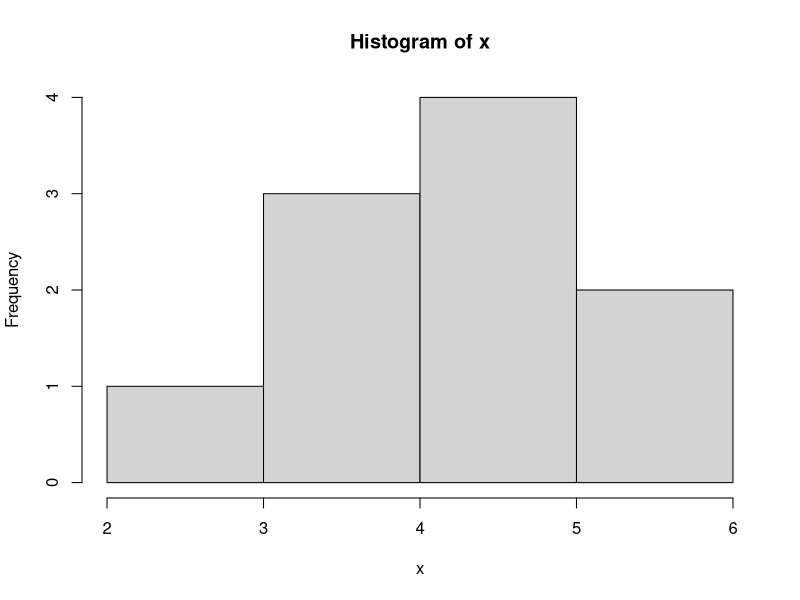
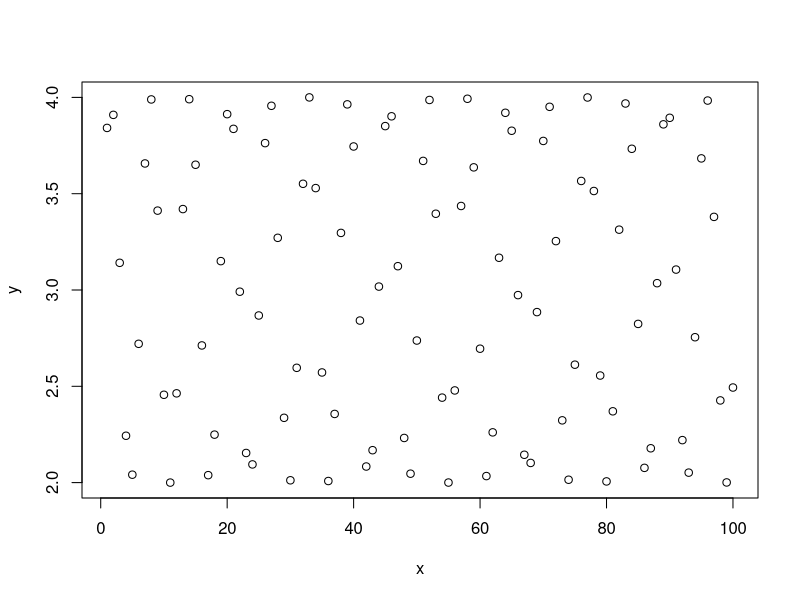
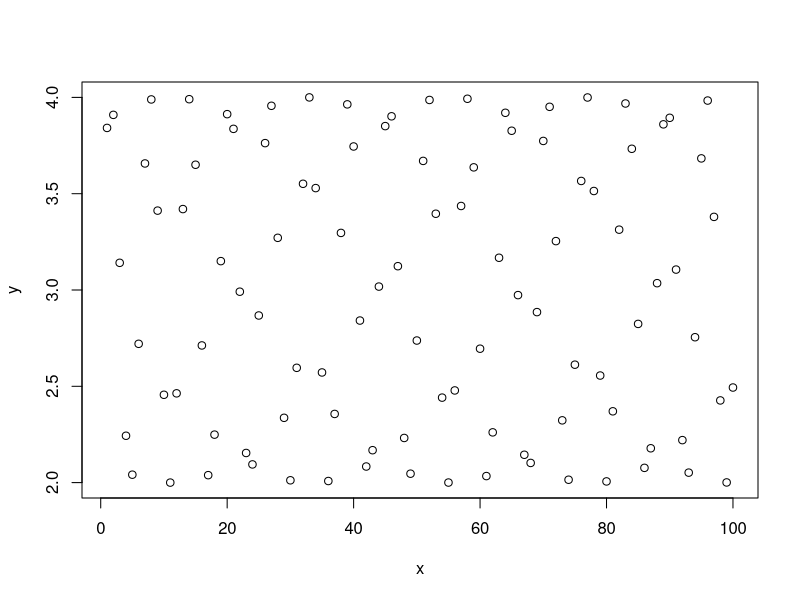
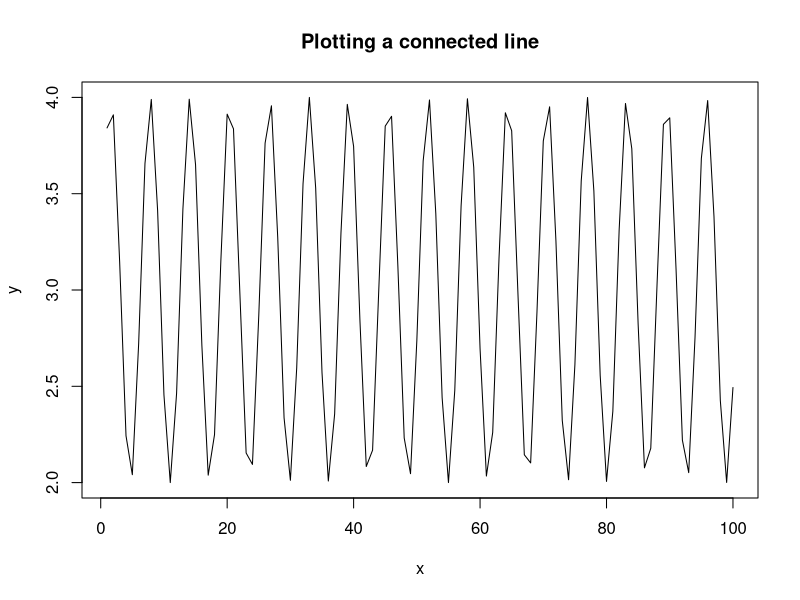
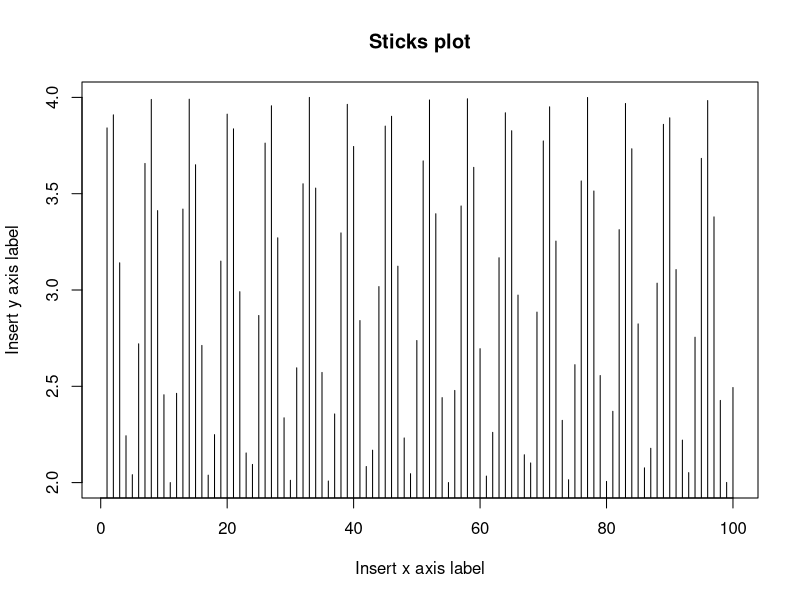
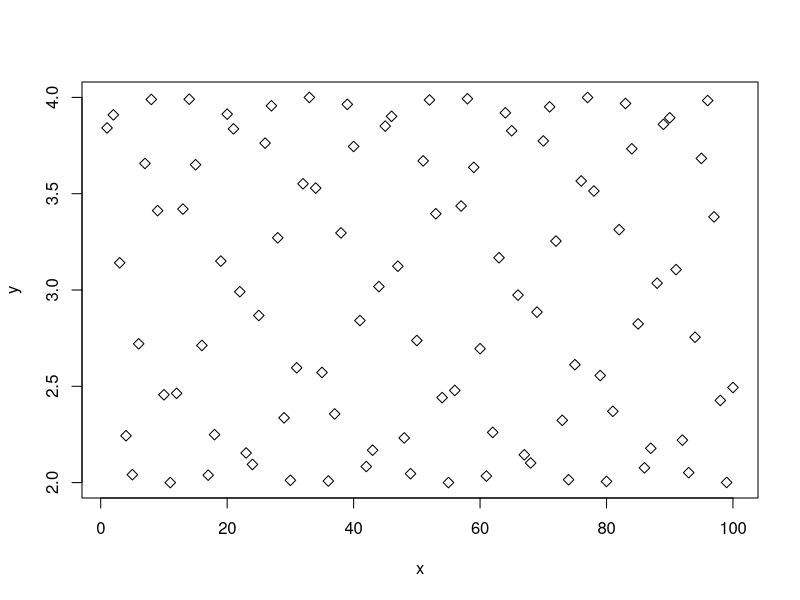
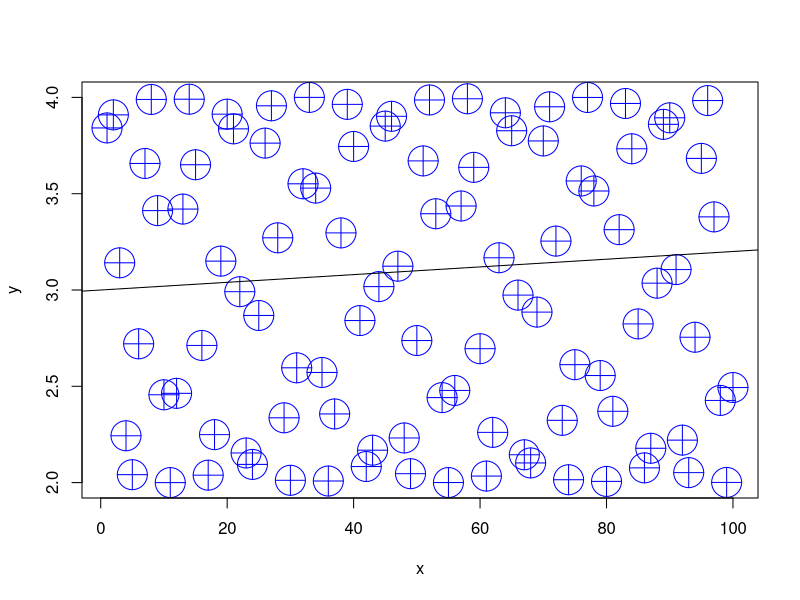

Write the R code that produced these figures, in order.
## ---- chunk 1
10+5
70*81
2**4
2^4
log(10)       					
log(16, 2)    					
log(1000, 10)   				
## ---- chunk 2
dbinom(x=3, size=10, prob=0.5) 	# Compute P(X=3) for X~B(n=10, p=0.5) 
## ---- chunk 3
dbinom(3, 10, 0.5)
## ---- chunk 4
pbinom(q=3, size=10, prob=0.5) # Compute P(X<=3) for X~B(n=10, p=0.5)  	
## ---- chunk 5
qbinom(p=0.1718, size=10, prob=0.5) # For X~B(n=10, p=0.5) returns k such that P(X<=k)=0.1718
## ---- chunk 6
rbinom(n=10, size=10, prob=0.5)
## ---- chunk 7
x = rbinom(n=10, size=10, prob=0.5) # Works. Bad style.
x <- rbinom(n=10, size=10, prob=0.5) 
## ---- chunk 8
x
## ---- chunk 9
print(x)  
## ---- chunk 10
(x <- rbinom(n=10, size=10, prob=0.5))  # Assign and print.
## ---- chunk 11
mean(x)  # compute mean
var(x)  # compute variance
hist(x) # plot histogram
## ---- chunk 12
ls()
## ---- chunk 13
rm(x) # remove variable
ls() # verify
## ---- chunk 14
library(magrittr)
x <- rbinom(n=1000, size=10, prob=0.5)
## ---- chunk 15
x <- c(10, 11, 12, 13, 14, 15, 16, 17, 18, 19, 20, 21) 	
## ---- chunk 16
c(1,2,3)
y<- .Last.value 
y
## ---- chunk 17
x+2
x*2    
x^2    
sqrt(x)  
log(x)   
## ---- chunk 18
print(read.csv)
## ---- chunk 19
search()
## ---- chunk 20
x<- 1:100; y<- 3+sin(x) # Create arbitrary data
plot(x = x, y = y) # x,y syntax  						
## ---- chunk 21
plot(y ~ x) # y~x syntax 
## ---- chunk 22
plot(y~x, type='l', main='Plotting a connected line') # main title
plot(y~x, type='h', main='Sticks plot', xlab='Insert x axis label', ylab='Insert y axis label') # axes labels
plot(y~x, pch=5) # Point type with pcf
plot(y~x, pch=10, type='p', col='blue', cex=4) # More point parameters
abline(3, 0.002) # add linear line with slope b and intercept a
## ---- chunk 23
x<- 1:100; y<- 3 + sin(x) 
frame1 <- data.frame(x=x, sin=y)	
## ---- chunk 24
head(frame1)
## ---- chunk 25
frame1[1, 2]    						
frame1[2, 1]     						
## ---- chunk 26
frame1[1, ]      						
frame1[,1] %>% t
frame1[,1] %>% t %>% dim
## ---- chunk 27
names(frame1)   						
frame1[, 'sin']
dim(frame1[, 'sin'])  # extract as a vector. no dim attribute.
frame1['sin'] 
dim(frame1['x',]) # extract as a data.frame. has dim attribute.
frame1[,1:2] %>% class
frame1[2] %>% class
frame1[2, ] # extract a row

frame1$sin %>% class
## ---- chunk 28
subset(frame1, select=sin) 
subset(frame1, select=2)
subset(frame1, select= c(2,0))
## ---- chunk 29
a <- frame1[1]
b <- frame1[[1]]
a==b # Seems identical. But not really:
class(a)
class(b)
# Causes different behaviour:
a[1]
b[1]
